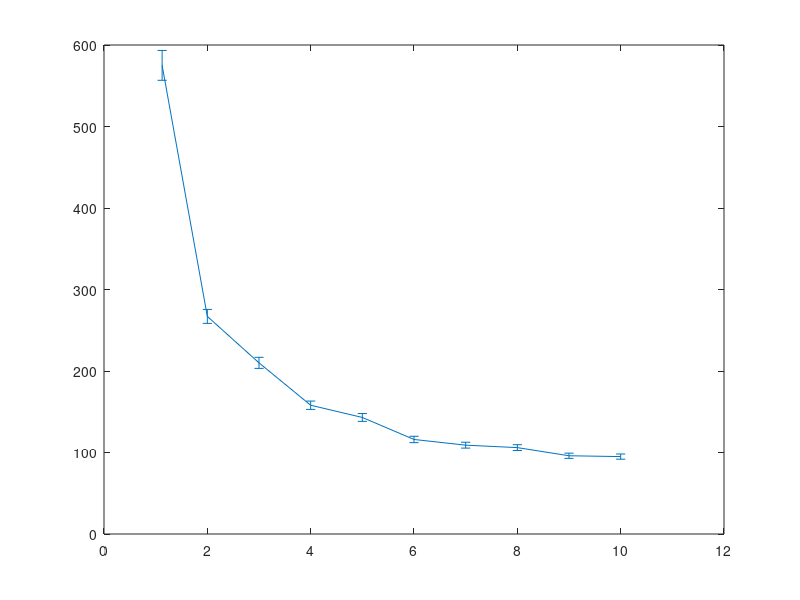

Here is the MATLAB script that generated this plot: (Note: this script raises an error after producing the figure.)
clear all;
close all;
clc;

vin=[1.125 2 3 4 5 6 7 8 9 10];
sigma=[575 267 210 158 143 116 109 106 96 95];
err=[1/sqrt(986)*sigma(1) 1/sqrt(973)*sigma(2) 1/sqrt(957)*sigma(3) ...
    1/sqrt(954)*sigma(4) 1/sqrt(887)*sigma(5) 1/sqrt(878)*sigma(6) ...
    1/sqrt(913)*sigma(7) 1/sqrt(884)*sigma(8) 1/sqrt(907)*sigma(9) 1/sqrt(891)*sigma(10)];

fitfun=@(A,x)sqrt(A(1)*x.^(-2)+A(2));
xf0=[0.9,140];
A=lsqcurvefit(fitfun,xf0,vin(2:end),sigma(2:end));

%plot(vin,sigma,'r*');
E1=errorbar(vin,sigma,err);
set(E1,'LineStyle', 'none ','Color', 'r','LineWidth', 3, 'Marker', '*', 'MarkerSize', 8, ...
         'MarkerEdgeColor', [.2 .2 .2], 'MarkerFaceColor' , [0,1,1]);
xlabel('input(mV)');
ylabel('jitter rms(ps)');
grid on
hold on

times = linspace(vin(1),vin(end));
plot(times,fitfun(A,times),'b--','LineWidth', 2)
hold on

simin=[2 6 8];
simsig=[214.7 100.2 87.2];
simerr=[1/sqrt(40)*simsig(1) 1/sqrt(40)*simsig(2) 1/sqrt(40)*simsig(3)];
E2=errorbar(simin,simsig,simerr);
set(E2,'LineStyle', 'none ','Color', 'g','LineWidth', 3, 'Marker', '.', 'MarkerSize', 8, ...
         'MarkerEdgeColor', [.2 .2 .2], 'MarkerFaceColor' , [0,1,1]);
legend('measurement data','measured data fitting','simulation data');
title('Version 2 board 1 T22 timing performance');
